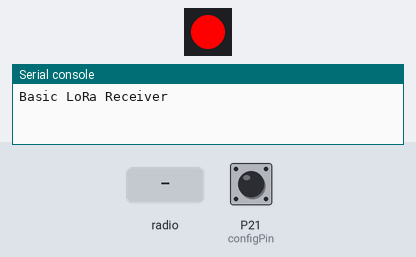
The program below on a simulated Pycom board running MicroPython. On the bench: 1 RGB LEDs in strip order, left to right, the last lines printed to the serial console. The inputs (shaded band) are chosen by the test bench; at power-on: P21 (configPin) HIGH. Library files of the repository ran but are not shown: 1 file(s).

Above: at 1.2 s.
1.3 s: radio message "1" arrives
At 2.6 s:
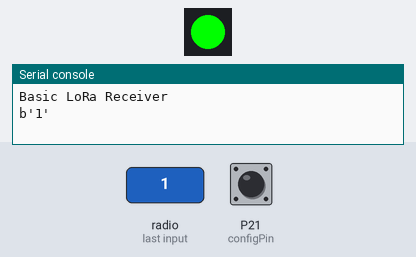
Timing chart, 0 to 5.5 s (numbered marks = the images above; inputs shaded):
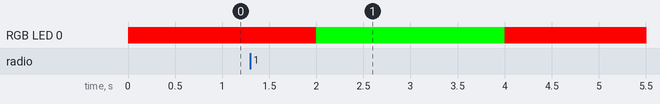

Measured:
- after the input at 1.3 s, RGB LED 0: RGB(255, 0, 0) → RGB(0, 255, 0) after 0.70 s, → RGB(255, 0, 0) 2.0 s later

The program:

main.py
```python
from machine import Pin
from network import LoRa
import socket
from utime import sleep

# Use a pin for a 'config' mode
configPin = Pin('P21', Pin.IN, Pin.PULL_UP)

# Initialise LoRa in LoRa mode
# For Europe, use LoRa.EU868

lora = LoRa(mode=LoRa.LORA, region=LoRa.EU868)

# Create a raw LoRa socket
s = socket.socket(socket.AF_LORA, socket.SOCK_RAW)

# Check the Config pin:
configMode = configPin()

if configMode:
    print("Basic LoRa Receiver")
    s.setblocking(False)

    while True:
        pycom.rgbled(0xFF0000)
        sleep(1)

        # Receive data
        data = s.recv(64)
        if not data == b'':
            pycom.rgbled(0x00FF00)
            print(data)
            sleep(2)

# Otherwise, we are in 'config' so exit to REPL
print('Config Mode')
```
